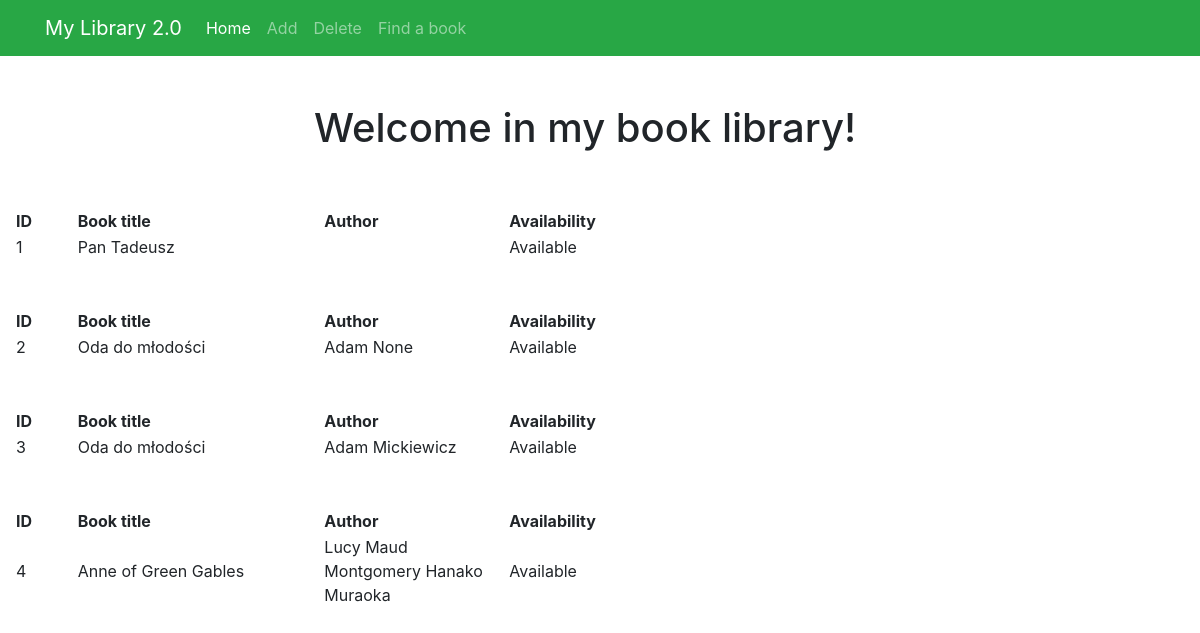
The app's page /, older data.
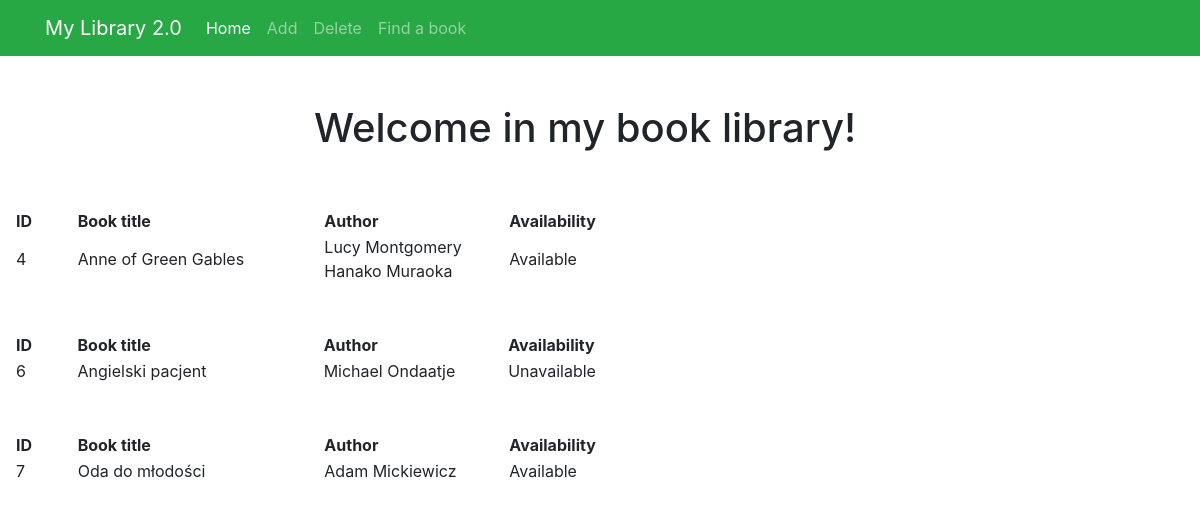
The same page, newer data.
### app/models.py (models this page shows, shortened)
class Book(db.Model):
    __tablename__  = 'book'
    id = db.Column(db.Integer, primary_key = True)
    title = db.Column(db.String(100), index = True)
    authors = db.relationship('Author', secondary = book_author, backref ='books', lazy = 'dynamic')
    is_available = db.Column(db.Boolean, default=True)

class Author(db.Model):
    __tablename__ = 'author'
    id = db.Column(db.Integer, primary_key = True)
    name = db.Column(db.String(100), unique = False)
    lastName = db.Column(db.String(100), unique = False)
    def __str__(self):
        return f'{self.name} {self.lastName}'

### app/routes.py (the view)
@app.route("/")
def index():
    all_books = Book.query.all()
    return render_template("homepage.html", all_books=all_books)

### app/templates/homepage.html
{% extends "index.html" %}
{% block content %}
<div class="row">
    <div class="col-lg-12 text-center">
        <h1 class="mt-5">Welcome in my book library!</h1>
    </div>
</div>
{% for book in all_books %}
<div class="col-lg-12 mt-5">
    <table class="col-lg-12 mt-2" style="width:50%">
        <tr>
          <th style="width:10%">ID</th>
          <th style="width:40%">Book title</th>
          <th style="width:30%">Author</th>
          <th style="width:10%">Availability</th>
        </tr>
        <tr>
          <td>{{book.id}}</td>
          <td>{{book.title}}</td>
          <td>{% for author in book.authors.all() %} {{author}} {% endfor %}</td>
          <td>{% if book.is_available %} Available {% else %} Unavailable {% endif %}</td>
        </tr>
      </table>
</div>
{% endfor %}
{% endblock %}

### app/templates/index.html (shortened to what this page needs)
<!DOCTYPE HTML>
<html lang= "en">
    <head>
        <link rel="stylesheet" href="{{ url_for('static', filename='style.css') }}">
        <link rel="stylesheet" href="https://stackpath.bootstrapcdn.com/bootstrap/4.4.1/css/bootstrap.min.css">
    </head>
    <body>
        <nav class="navbar navbar-expand-lg navbar-dark bg-success">
            <div class="container">
                <a class="navbar-brand" href="/">My Library 2.0</a>
                <div class="collapse navbar-collapse" id="navbarSupportedContent">
                    <ul class="navbar-nav ms-auto mb-2 mb-lg-0">
                        <li class="nav-item"><a class="nav-link active" aria-current="page" href="./">Home</a></li>
                        <li class="nav-item"><a class="nav-link" href="./add">Add</a></li>
                        <li class="nav-item"><a class="nav-link" href="./delete">Delete</a></li>
                        <li class="nav-item"><a class="nav-link" href="./find_book">Find a book</a></li>
                    </ul>
                </div>
            </div>
        </nav>
        {% block content %}
        {% endblock %}
    </body>
</html>

### app/static/style.css (style rules this page uses)
div { width: 100%; }

Row changes from the older to the newer data that the page shows:
removed Book: id "1", title "Pan Tadeusz", is_available "Available"
removed Book: id "2", title "Oda do młodości", is_available "Available"
no longer on this page (row unchanged): Author: name+lastName "Adam None", shown under "2"
removed Book: id "3", title "Oda do młodości", is_available "Available", Author (name+lastName "Adam Mickiewicz")
changed Book "Anne of Green Gables": loses Author (name+lastName "Lucy Maud Montgomery")
added Author: name+lastName "Lucy Montgomery", shown under Book "Anne of Green Gables"
added Book: id "6", title "Angielski pacjent", is_available "Unavailable"
added Author: name+lastName "Michael Ondaatje", shown under "6"
added Book: id "7", title "Oda do młodości", is_available "Available", Author (name+lastName "Adam Mickiewicz")
